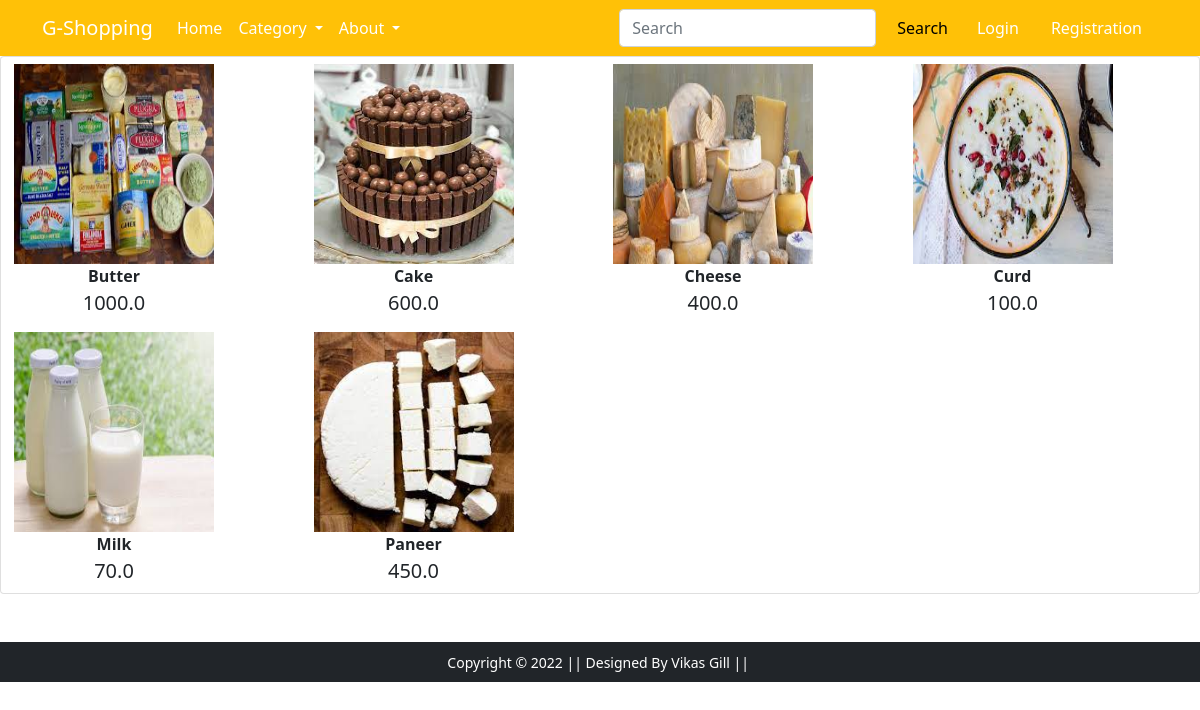
The page /Product_Cate_detail/2/ on the database its author committed.
### customer/models.py (models this page shows, shortened)
class Product(models.Model):
    category=models.ForeignKey(Category,on_delete=models.CASCADE)
    name=models.CharField(max_length=100)
    image=models.ImageField(upload_to='customer/product/image')
    description=models.TextField(max_length=400)
    selling_price=models.FloatField()
    discount_price=models.FloatField()

### customer/views.py (the view)
# urls.py: path('Product_Cate_detail/<int:pk>/',Product_Cate_detail.as_view(),name='category-detail'),
class Product_Cate_detail(View):
    def get(self,request,pk):
        id=pk
        pro=Product.objects.filter(category=pk)
        cate=Category.objects.all()
        return render(request,'customer/category.html',context={'pro':pro,'cate':cate})

### templates/customer/category.html (shortened to what this page needs)
{% extends 'customer/base.html' %}
{% load static %}
{% block main-content %}
<div class="card card-group ">
    {% for j in pro %}
      <div class="col-md-3 col-sm-6">
      <a href="{% url 'product-detail' j.id %}" class="btn"><div><img style="height: 200px; width: 200px;" src="{{j.image.url}}" alt="" height="200px"><br><span class="fw-bold">{{j.name}}</span><br><span class="fs-5">{{j.selling_price}}</span></div></a>
      </div>
    {% endfor %}
  </div>
{% endblock main-content %}

### rows shown on the page
Product: image (picture), name "Butter", selling_price "1000.0"
Product: image (picture), name "Cake", selling_price "600.0"
Product: image (picture), name "Cheese", selling_price "400.0"
Product: image (picture), name "Curd", selling_price "100.0"
Product: image (picture), name "Milk", selling_price "70.0"
Product: image (picture), name "Paneer", selling_price "450.0"
